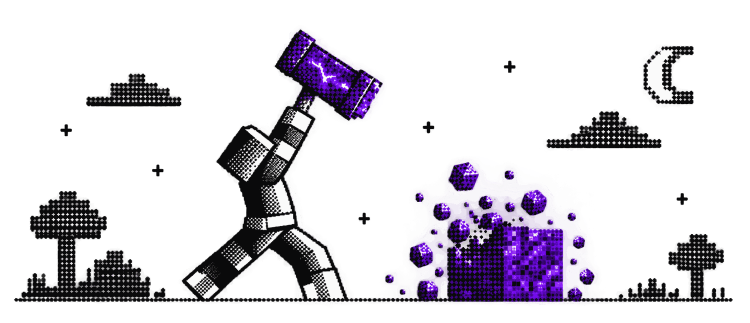
#> input picture resources/forge-welcome-dark.png, 1500 x 646 px (shown at 1/2 size)
$ python gen-welcome-art.py ../resources/forge-welcome-dark.png
#> lines starting #> are read from the running program, lines starting #| are printed output that depends on the picture
"""
Cuts the welcome artwork into the two PNGs the welcome page ships.

    python scripts/gen-welcome-art.py assets/welcome-art-source.png

The source is one drawing, white ink and coloured objects (the purple cube and
hammer), either on a solid black background or already cut out with
transparency. The current source is the cut-out kind, kept in `assets/` (not
shipped in the VSIX). The page needs two
transparent cuts of it, as the official ships `welcome-art-dark.svg` and
`welcome-art-light.svg` (see ForgeWelcomeArt.vue):

- resources/forge-welcome-dark.png:  white ink, for a dark panel;
- resources/forge-welcome-light.png: black ink, for a light one.

The coloured objects are the same opaque pixels in both cuts, dark shading
included, so the cube and the hammer look identical on either theme. Every other
pixel is ink whose opacity is its brightness: the black background becomes
transparent and the halftone shading keeps its tone on whatever panel is behind.

A cut-out source carries its own transparency, soft glows included, so
nothing is derived from brightness. The current one also draws every shape in
both black and white ink (black outlines, white fill), so it reads on either
panel as drawn: both cuts are the source itself. Inverting its ink for the light
panel was tried and is worse: the cube's and the hammer's black halftone turns
white, and the pale purple glow turns green.

Needs Pillow only.
"""
import sys
from pathlib import Path

from PIL import Image, ImageDraw, ImageFilter

WIDTH = 1500
# Below this brightness a neutral pixel is background noise, not ink.
BLACK_POINT = 14
# Closes the gaps in an object's coloured outline, so its dark faces count as
# the object rather than as background.
CLOSE_PX = 13
OUT = Path(__file__).resolve().parent.parent / "resources"


# [56 lines left out: functions colour_weight, object_masks, cut, not called in this run]


def is_cut_out(source: Image.Image) -> bool:
    """The background is already transparent (a tenth of the pixels or more)."""
    alpha = source.getchannel("A").histogram()
    return alpha[0] >= 0.1 * source.width * source.height


def main() -> None:
    if len(sys.argv) != 2:
        sys.exit(__doc__)
    source = Image.open(sys.argv[1]).convert("RGBA")
#> source is the input picture: PIL image 1500x646 RGBA; mean R, G, B, A 20.7, 16.1, 26.3, 49.1
    height = round(source.height * WIDTH / source.width)
#> height = 646
    source = source.resize((WIDTH, height), Image.Resampling.LANCZOS)
    if is_cut_out(source):
#> in is_cut_out, `alpha = source.getchannel("A").histogram()`: alpha = 256 values, max 695886 at index 0, min 0 at index 23, mean 3785.2
        cuts = {"forge-welcome-dark.png": source, "forge-welcome-light.png": source}
    else:
        opaque = source.convert("RGB")
        whole, interior = object_masks(opaque)
        cuts = {name: cut(opaque, whole, interior, ink) for name, ink in (("forge-welcome-dark.png", 255), ("forge-welcome-light.png", 0))}
    for name, art in cuts.items():
        path = OUT / name
        # A 256-colour palette with alpha: about a quarter of the size, and a
        # mean error under 3/255 once composited on the panel.
        art.quantize(colors=256, method=Image.Quantize.FASTOCTREE, dither=Image.Dither.NONE).save(path, optimize=True)
        print(f"{path.name}: {WIDTH}x{height}, {path.stat().st_size // 1024} KB")
#> this loop made 2 passes
#> name on passes 1 to 2: 'forge-welcome-dark.png', 'forge-welcome-light.png'
#| forge-welcome-dark.png: 1500x646, 130 KB
#| forge-welcome-light.png: 1500x646, 130 KB
#> pass 1, in main, `art.quantize(colors=256, method=Image.Quantize.FASTOCTREE, dither=Imag..`:
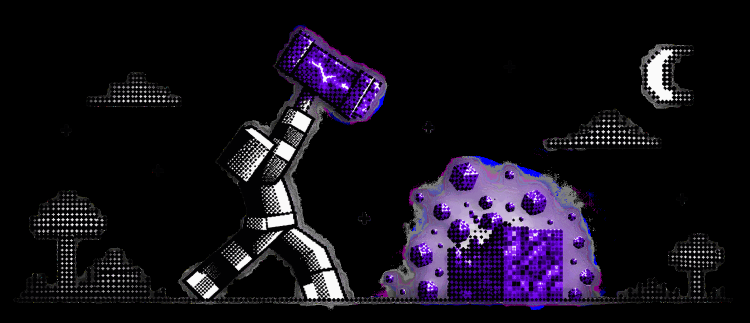
#> saved as forge-welcome-dark.png: PIL image 1500x646 P (shown at 1/2 size); mean R, G, B 20.7, 16, 26.3


if __name__ == "__main__":
    main()
